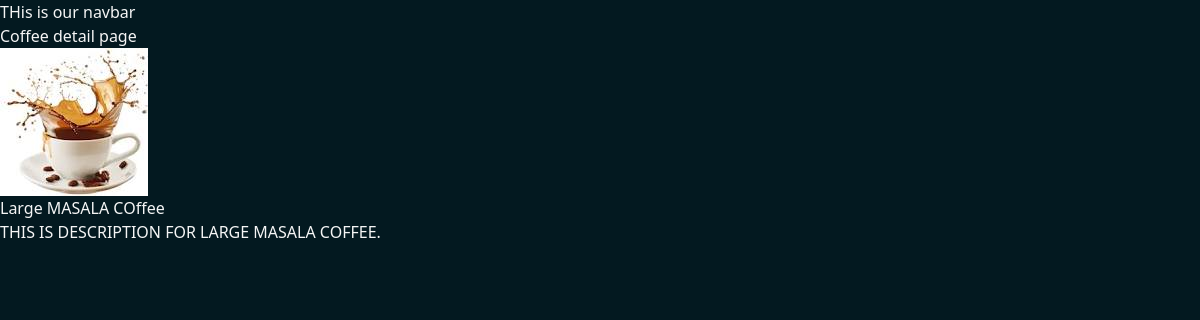
The page /coffee/2/ on the database its author committed.
### coffee/models.py (models this page shows, shortened)
class CoffeeVariety(models.Model):
    COFFEE_TYPE_CHOICE = [
        ('ML', 'MASALA'),
        ('BL', 'BLACK'),
        ('WH', 'WHITE'),
        ('ES', 'ESPRESSO'),
        ('CA', 'CAPPUCCINO'),
        ('LT', 'LATTE'),
        ('FR', 'FRAPPUCCINO'),
        ('IC', 'ICED COFFEE'),
        ('OT', 'OTHER'),
    ]
    name = models.CharField(max_length=100)
    image = models.ImageField(upload_to = 'coffeeis/')
    date_added = models.DateTimeField(default=timezone.now)
    type = models.CharField(max_length=2, choices=COFFEE_TYPE_CHOICE)
    description = models.TextField(default='')

### coffee/views.py (the view)
# urls.py: path('<int:coffee_id>/', views.coffee_details, name='coffee_detail'),
def coffee_details(request, coffee_id):
    coffee = get_object_or_404(CoffeeVariety, pk=coffee_id)
    return render(request, 'coffee/coffee_detail.html', {'coffee': coffee})

### coffee/templates/coffee/coffee_detail.html (shortened to what this page needs)
{% extends "layout.html" %}
{% block content %}
<h1>Coffee detail page</h1>
<img class="" src="{{coffee.image.url}}" alt="">
<h3>{{coffee.name}}</h3>
<H4>{{coffee.description}}</H4>
{% endblock %}

### static/style.css (style rules this page uses)
body { background-color: rgb(3, 25, 32); color: whitesmoke; }

### rows shown on the page
CoffeeVariety: image (picture), name "Large MASALA COffee", description "THIS IS DESCRIPTION FOR LARGE MASALA COFFEE."
